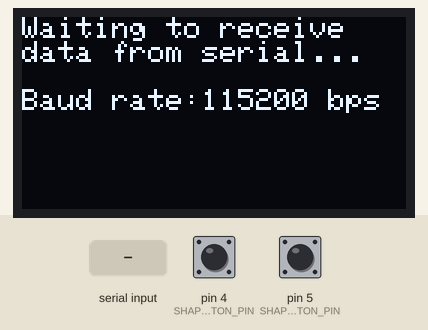
Bench run of a sketch on a simulated Arduino Uno, built with avr-gcc and run on an emulated ATmega328P. On the bench: 128×64 one-colour display. Inputs (shaded band) come from the test bench; at power-on: pin 4 (SHAPE_SELECTION_BUTTON_PIN) HIGH, pin 5 (SHAPE_DRAWMODE_BUTTON_PIN) HIGH. What the sketch prints to the serial monitor is not drawn.

Above: at 1.2 s.
1.3 s: "90,45,200\n" received over Serial
At 2.4 s:
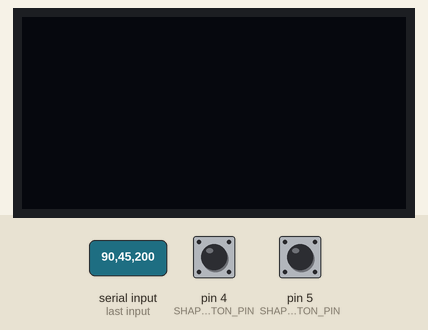
2.8 s: pin 4 (SHAPE_SELECTION_BUTTON_PIN) pulled LOW for 0.15 s
At 3.2 s:
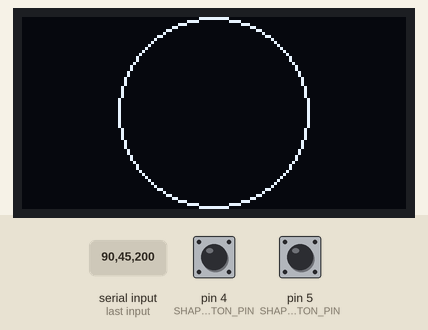
4.4 s: pin 5 (SHAPE_DRAWMODE_BUTTON_PIN) pulled LOW for 0.15 s
At 5.3 s:
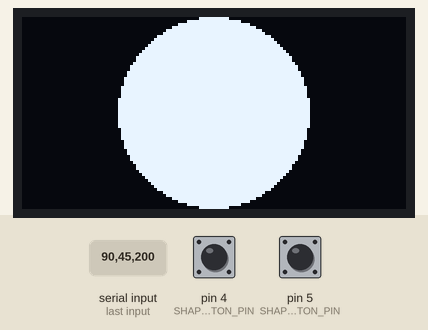
6.0 s: "1,90\n" received over Serial
At 6.4 s:
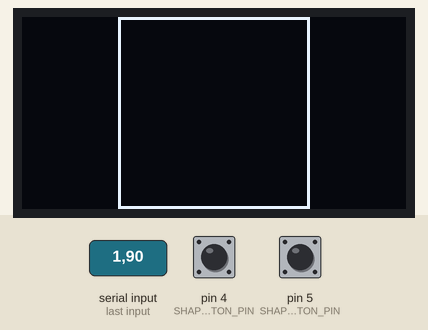
7.5 s: pin 4 (SHAPE_SELECTION_BUTTON_PIN) pulled LOW for 1 s
At 8.9 s:
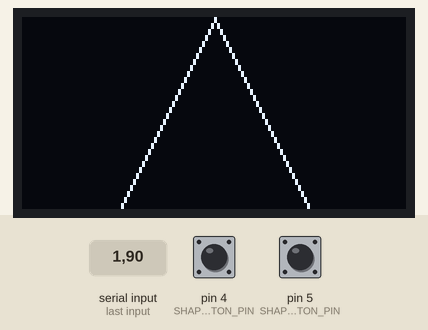
10.0 s: pin 5 (SHAPE_DRAWMODE_BUTTON_PIN) pulled LOW for 1 s
At 10.6 s:
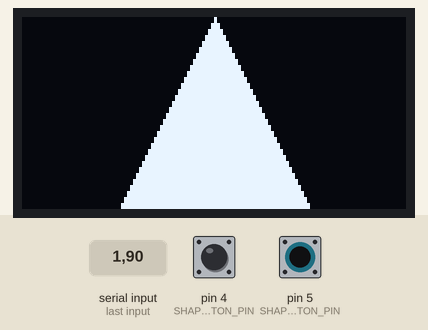
Timing chart, 0 to 13.0 s (numbered marks = the images above; inputs shaded):
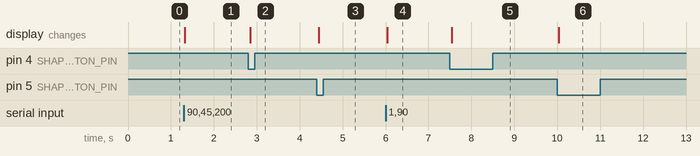

Measured:
- after the input at 1.3 s, the display: changes at once (image 1)
- after the input at 2.8 s, the display: changes after 0.05 s (image 2)
- after the input at 4.4 s, the display: changes at once (image 3)
- after the input at 6.0 s, the display: changes at once (image 4)
- after the input at 7.5 s, the display: changes at once (image 5)
- after the input at 10.0 s, the display: changes at once (image 6)

The sketch:

DisplayShapeSerialBidirectional.ino
```cpp
/**
 * Takes in three parameters off of serial as comma separated text-encoded
 * data: shapeType, shapeSize, drawMode and draws a shape accordingly.
 *
 * shapeType is either 0, 1, 2 corresponding to CIRCLE, SQUARE, TRIANGLE
 * shapeSize is a float between [0, 1] inclusive that corresponds to shape size
 * drawMode is either 0, 1 corresponding to FILL, OUTLINE
 *
 * Designed to work with the p5.js app:
 *  - Live page: http://makeabilitylab.github.io/p5js/WebSerial/p5js/DisplayShapeBidirectional
 *  - Code: https://github.com/makeabilitylab/p5js/tree/master/WebSerial/p5js/DisplayShapeBidirectional
 *
 * By Jon E. Froehlich
 * @jonfroehlich
 * http://makeabilitylab.io
 *
 */

// #include <SPI.h> // Comment out when using i2c
#include <Wire.h>
#include <Adafruit_GFX.h>
#include <Adafruit_SSD1306.h>

#define SCREEN_WIDTH 128 // OLED display width, in pixels
#define SCREEN_HEIGHT 64 // OLED display height, in pixels

// Declaration for an SSD1306 display connected to I2C (SDA, SCL pins)
#define OLED_RESET     4 // Reset pin # (or -1 if sharing Arduino reset pin)
Adafruit_SSD1306 _display(SCREEN_WIDTH, SCREEN_HEIGHT, &Wire, OLED_RESET);

enum ShapeType {
  CIRCLE,
  SQUARE,
  TRIANGLE,
  NUM_SHAPE_TYPES
};

ShapeType _curShapeType = CIRCLE;

enum DrawMode{
  FILL,
  OUTLINE,
  NUM_DRAW_MODES
};

DrawMode _curDrawMode = FILL;

float _curShapeSizeFraction = -1;

const int MIN_SHAPE_SIZE = 4;
int _maxShapeSize;

const int SHAPE_SELECTION_BUTTON_PIN = 4;
const int SHAPE_DRAWMODE_BUTTON_PIN = 5;

int _lastShapeSelectionButtonVal = HIGH;
int _lastDrawModeButtonVal = HIGH;

const long BAUD_RATE = 115200;
void setup() {
  Serial.begin(BAUD_RATE);

  pinMode(SHAPE_SELECTION_BUTTON_PIN, INPUT_PULLUP);
  pinMode(SHAPE_DRAWMODE_BUTTON_PIN, INPUT_PULLUP);

  // SSD1306_SWITCHCAPVCC = generate display voltage from 3.3V internally
  if(!_display.begin(SSD1306_SWITCHCAPVCC, 0x3D)) { // Address 0x3D for 128x64
    Serial.println(F("SSD1306 allocation failed"));
    for(;;); // Don't proceed, loop forever
  }

  _maxShapeSize = min(_display.width(), _display.height());

  _display.clearDisplay();
  _display.setTextSize(1);      // Normal 1:1 pixel scale
  _display.setTextColor(SSD1306_WHITE); // Draw white text
  _display.setCursor(0, 0);     // Start at top-left corner
  _display.print("Waiting to receive\ndata from serial...");
  _display.println("\n");
  _display.print("Baud rate:");
  _display.print(BAUD_RATE);
  _display.print(" bps");
  _display.display();
}

void loop() {

  checkAndParseSerial();
  checkButtonPresses();

  // If we've received data from serial, then _curShapeSizeFraction will
  // no longer be -1
  if(_curShapeSizeFraction >= 0){
    drawShape(_curShapeType, _curShapeSizeFraction, _curDrawMode);
  }
}

/**
 * Checks the serial port for new data. Expects comma separated text lines with
 * <shape type>, <shape size fraction>, and <draw mode>
 */
void checkAndParseSerial(){
  // Check to see if there is any incoming serial data
  if(Serial.available() > 0){
    // If we're here, then serial data has been received
    // Read data off the serial port until we get to the endline delimiter ('\n')
    // Store all of this data into a string
    String rcvdSerialData = Serial.readStringUntil('\n');

    // Parse out the comma separated string
    int startIndex = 0;
    int endIndex = rcvdSerialData.indexOf(',');
    if(endIndex != -1){
      // Parse out the shape type, which should be 0 (circle), 1 (square), 2 (triangle)
      String strShapeType = rcvdSerialData.substring(startIndex, endIndex);
      int shapeType = strShapeType.toInt();
      _curShapeType = (ShapeType)shapeType;

      // Parse out shape size fraction, a float between [0, 1]
      startIndex = endIndex + 1;
      endIndex = rcvdSerialData.indexOf(',', startIndex);
      String strShapeSize = rcvdSerialData.substring(startIndex, endIndex);
      _curShapeSizeFraction = strShapeSize.toFloat();

      if(_curShapeSizeFraction < 0){
        _curShapeSizeFraction = 0;
      }else if(_curShapeSizeFraction > 1){
        _curShapeSizeFraction = 1;
      }

      // Parse out draw mode 0 (fill), 1 (outline)
      startIndex = endIndex + 1;
      endIndex = rcvdSerialData.length();
      String strDrawMode = rcvdSerialData.substring(startIndex, endIndex);
      int drawMode = strDrawMode.toInt();
      _curDrawMode = (DrawMode)drawMode;
    }

    // Echo the data back on serial (for debugging purposes)
    // Prefix debug output with '#' as a convention
    Serial.print("# Arduino Received: '");
    Serial.print(rcvdSerialData);
    Serial.println("'");
  }
}

/**
 * Check the shape selection and draw mode buttons and update the global
 * variables _curShapeType and _curDrawMode accordingly
 */
void checkButtonPresses(){
  // Read the shape selection button (active LOW)
  int shapeSelectionButtonVal = digitalRead(SHAPE_SELECTION_BUTTON_PIN);
  int lastShapeType = _curShapeType;
  if(shapeSelectionButtonVal == LOW && shapeSelectionButtonVal != _lastShapeSelectionButtonVal){
    // Increment the shape type
    _curShapeType = (ShapeType)((int)_curShapeType + 1);

    // Reset back to CIRCLE if we've made it to NUM_SHAPE_TYPES
    if(_curShapeType >= NUM_SHAPE_TYPES){
      _curShapeType = CIRCLE;
    }
  }

  // Read the shape draw mode button val (active LOW)
  int shapeDrawModeButtonVal = digitalRead(SHAPE_DRAWMODE_BUTTON_PIN);
  int lastDrawMode = _curDrawMode;
  if(shapeDrawModeButtonVal == LOW && shapeDrawModeButtonVal != _lastDrawModeButtonVal){
    // Increment the draw mode
    _curDrawMode = (DrawMode)((int)_curDrawMode + 1);

    // Reset back to FILL if we've made it to NUM_DRAW_MODES
    if(_curDrawMode >= NUM_DRAW_MODES){
      _curDrawMode = FILL;
    }
  }

  // Send new shape type and shape draw mode back over serial
  if(lastShapeType != _curShapeType || lastDrawMode != _curDrawMode){
    Serial.print(_curShapeType);
    Serial.print(", ");
    Serial.println(_curDrawMode);
  }

  // Set last button values (so nothing happens if user just holds down a button)
  _lastShapeSelectionButtonVal = shapeSelectionButtonVal;
  _lastDrawModeButtonVal = shapeDrawModeButtonVal;
}

void drawShape(ShapeType shapeType, float fractionSize, DrawMode curDrawMode){
  _display.clearDisplay();

  int shapeSize = MIN_SHAPE_SIZE + fractionSize * (_maxShapeSize - MIN_SHAPE_SIZE);
  int halfShapeSize = shapeSize / 2;
  int xCenter = _display.width() / 2;
  int yCenter = _display.height() / 2;
  int xLeft =  xCenter - halfShapeSize;
  int yTop =  yCenter - halfShapeSize;

  if(shapeType == CIRCLE){
    if(curDrawMode == FILL){
      _display.fillRoundRect(xLeft, yTop, shapeSize, shapeSize, halfShapeSize, SSD1306_WHITE);
    }else{
      _display.drawRoundRect(xLeft, yTop, shapeSize, shapeSize, halfShapeSize, SSD1306_WHITE);
    }
  }else if(shapeType == SQUARE){
    if(curDrawMode == FILL){
      _display.fillRect(xLeft, yTop, shapeSize, shapeSize, SSD1306_WHITE);
    }else{
      _display.drawRect(xLeft, yTop, shapeSize, shapeSize, SSD1306_WHITE);
    }
  }else if(shapeType == TRIANGLE){
    int x1 = xCenter - halfShapeSize;
    int y1 = yCenter + halfShapeSize;

    int x2 = xCenter;
    int y2 = yCenter - halfShapeSize;

    int x3 = xCenter + halfShapeSize;
    int y3 = y1;

    if(curDrawMode == FILL){
      _display.fillTriangle(x1, y1, x2, y2, x3, y3, SSD1306_WHITE);
    }else{
      _display.drawTriangle(x1, y1, x2, y2, x3, y3, SSD1306_WHITE);
    }
  }

  _display.display();
}
```
